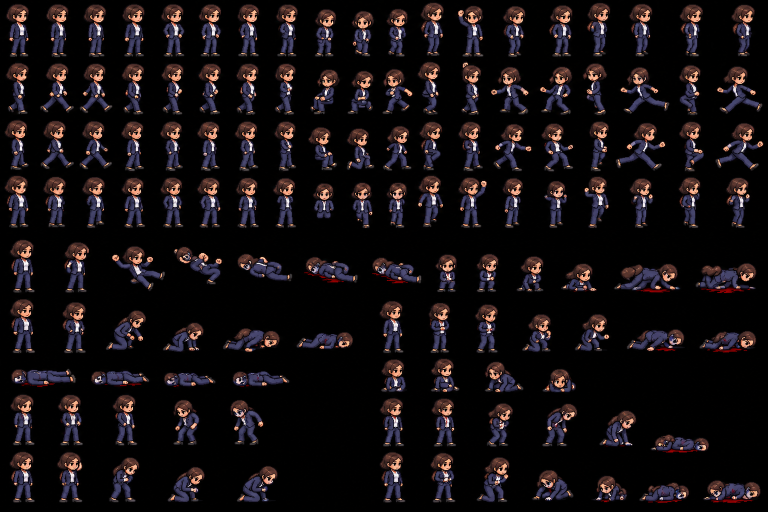
#> input picture tools/drive/src/personagens/anim-executiva.webp, 1536 x 1024 px, given in place of anim-executiva.webp7.webp, which was not available (shown at 1/2 size)
$ python chars.py src/personagens/anim-executiva.webp
#> lines starting #> are read from the running program, lines starting #| are printed output that depends on the picture; after the words box and inside, x2 and y2 are one past the last pixel; in counts of white or black regions, pixels touching at a corner belong together
# Recorta as folhas de personagens (4 painéis de profissões/estilos, cada painel com 4 linhas × 4 quadros de
# caminhada) e monta, para cada personagem, uma folha 4×4 com os quadros alinhados pelos pés:
#   linha 0 = de frente (descendo), 1 = andando para a direita, 2 = de costas (subindo), 3 = para a esquerda.
# Saída: public/assets/rpg/chr/<chave>.png, public/assets/rpg/chr/meta.json e public/js/drive/chrmeta.js.
# Uso: python3 tools/drive/chars.py <pasta com 7.webp 8.webp 9.webp 10.webp>
import numpy as np, json, sys, os, cv2
from PIL import Image
from collections import deque
from scipy import ndimage

SRC = sys.argv[1] if len(sys.argv) > 1 else '/tmp/claude-0/-home-user-code-hub/ecd13ed2-02c5-5b53-9ec4-04b4e1b3ffd5/images/'
ROOT = os.path.join(os.path.dirname(__file__), '..', '..')
OUT = os.path.join(ROOT, 'public/assets/rpg/chr/'); os.makedirs(OUT, exist_ok=True)
# painéis em ordem de leitura: (chave, nome, papel)
SHEETS = {
    '7.webp': [('policial', 'Policial', 'policia'), ('medico', 'Médico', 'saude'), ('enfermeira', 'Enfermeira', 'saude'), ('bombeiro', 'Bombeiro', 'bombeiro'), ('comerciante', 'Comerciante', 'comercio'), ('entregador', 'Entregador', 'entrega'),
               ('construtor', 'Construtor', 'obra'), ('garcom', 'Garçom', 'comercio'), ('estudante-f', 'Estudante', 'estudante'), ('estudante-m', 'Estudante', 'estudante'), ('executiva', 'Executiva', 'executivo'), ('executivo', 'Executivo', 'executivo'),
               ('padre', 'Padre', 'religioso'), ('freira', 'Freira', 'religioso'), ('ciclista', 'Ciclista', 'civil'), ('idosa', 'Idosa', 'idoso'), ('crianca', 'Criança', 'crianca'), ('cadeirante', 'Cadeirante', 'civil')],
    '8.webp': [('executivo-terno', 'Executivo', 'executivo'), ('mulher', 'Mulher', 'civil'), ('idoso', 'Idoso', 'idoso'), ('turista', 'Turista', 'turista'),
               ('estudante-mochila', 'Estudante', 'estudante'), ('trabalhador', 'Trabalhador', 'obra'), ('jovem', 'Jovem', 'civil'), ('empresaria', 'Empresária', 'executivo')],
    '9.webp': [('executivo2', 'Executivo', 'executivo'), ('entregador2', 'Entregador', 'entrega'), ('estudante2', 'Estudante', 'estudante'), ('policial2', 'Policial', 'policia'),
               ('faxineira', 'Faxineira', 'limpeza'), ('medica', 'Médica', 'saude'), ('vendedora', 'Vendedora', 'comercio'), ('motoboy', 'Motoboy', 'entrega')],
    '10.webp': [('aventureiro', 'Aventureiro', 'fantasia'), ('cavaleiro', 'Cavaleiro', 'fantasia'), ('mago', 'Mago', 'fantasia'), ('arqueiro', 'Arqueiro', 'fantasia'),
                ('samurai', 'Samurai', 'fantasia'), ('mercenario', 'Mercenário', 'fantasia'), ('nobre', 'Nobre', 'fantasia'), ('ladino', 'Ladino', 'fantasia')],
}


def load(f):
#> called with f = '7.webp'
    im = Image.open(SRC + f).convert('RGBA'); bg = Image.new('RGBA', im.size, (255, 255, 255, 255)); bg.alpha_composite(im)
#> after `bg = Image.new('RGBA', im.size, (255, 255, 255, 255))`: bg: PIL image 1536x1024 RGBA; every value is 255
    return np.asarray(bg.convert('RGB')).astype(int)


def groups(vals, n):
    # agrupa coordenadas em n grupos pelos maiores vãos
    s = sorted(vals); gaps = sorted(range(1, len(s)), key=lambda i: s[i] - s[i - 1], reverse=True)[:n - 1]
    cuts = sorted(s[i] for i in gaps)
    return lambda v: sum(v >= c for c in cuts)


def cut_out(rgb):
    # fundo claro ligado às bordas do recorte vira transparente
    H, W = rgb.shape[:2]; light = rgb.min(-1) > 214
    a = np.full((H, W), 255, np.uint8); seen = np.zeros((H, W), bool); q = deque()
    for x in range(W): q += [(x, 0), (x, H - 1)]
    for y in range(H): q += [(0, y), (W - 1, y)]
    while q:
        x, y = q.popleft()
        if x < 0 or y < 0 or x >= W or y >= H or seen[y, x] or not light[y, x]: continue
        seen[y, x] = True; a[y, x] = 0; q.extend([(x + 1, y), (x - 1, y), (x, y + 1), (x, y - 1)])
    # só as partes grandes (restos dos pés/cabeças dos quadros vizinhos ficam de fora)
    lab, n = ndimage.label(a > 0)
    if n > 1:
        sizes = ndimage.sum(np.ones_like(lab), lab, range(1, n + 1)); keep = np.isin(lab, [i + 1 for i, v in enumerate(sizes) if v >= sizes.max() * 0.15]); a[~keep] = 0
    return np.dstack([rgb.astype(np.uint8), a])


meta = {}
for f, names in SHEETS.items():
    rgb = load(f); fg = (rgb.min(-1) <= 200).astype(np.uint8)
#> after `fg = (rgb.min(-1) <= 200).astype(np.uint8)`:
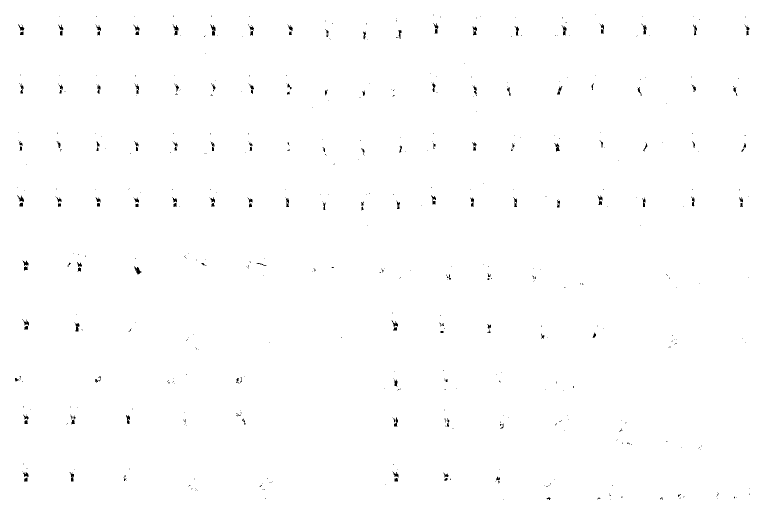
#> fg: shape (1024, 1536) (shown at 1/2 size); values 0 (black) and 1 (white), 99.5% white; 560 black regions (427 under 20 px), largest, box (x1, y1, x2, y2) and area: (420, 49, 431, 71) 121, (345, 49, 357, 71) 117, (268, 533, 283, 549) 109
    n, lb, st, _ = cv2.connectedComponentsWithStats(fg, 8)
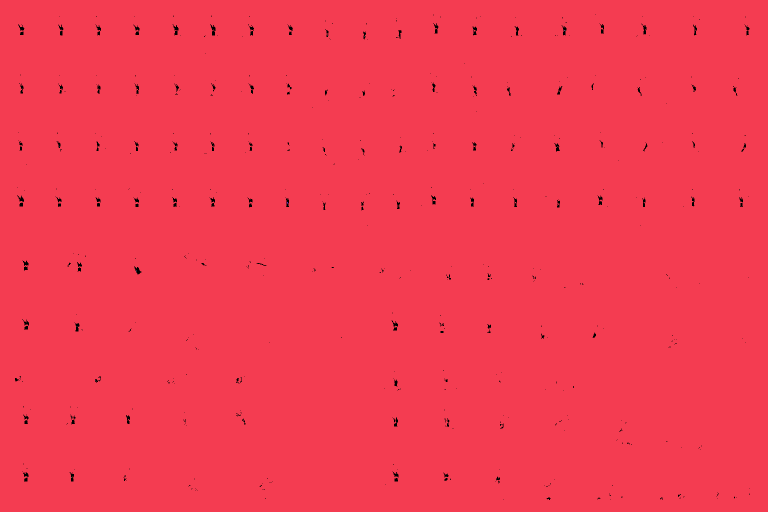
#> lb: shape (1024, 1536) int32 (shown at 1/2 size); 12 distinct labels, from 0 to 11; one colour per label, 0 black
#> n = 12; st = [[30, 28, 1469, 972, 8069], [0, 0, 1536, 1024, 1564777], [1128, 60, 3, 1, 3], [654, 71, 1, 1, 1], [729, 73, 1, 1, 1], [196, 287, 1, 1, 1], [118, 293, 1, 1, 1], [574, 404, 2, 3, 5], [273, 541, 1, 2, 2], [153, 653, 1, 1, 1], [191, 761, 1, 1, 1], [143, 954, 1, 2, 2]]
    panels = sorted([[int(v) for v in st[i][:4]] for i in range(1, n) if st[i, 2] > 180 and st[i, 3] > 200], key=lambda b: (b[1] // 150, b[0]))
#> panels = [[0, 0, 1536, 1024]]
#> (the run stopped early here; a loop or call above may not have finished)

$ run again, on tools/drive/src/personagens/anim-plus-rabo.webp
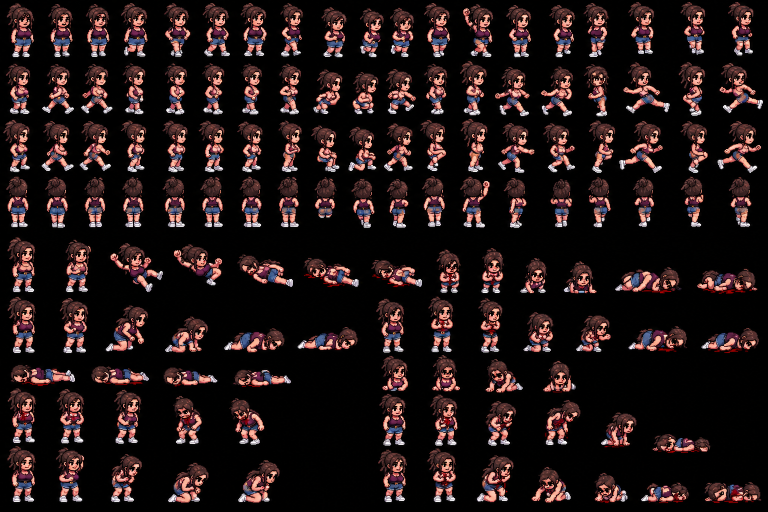
#> input picture tools/drive/src/personagens/anim-plus-rabo.webp, 1536 x 1024 px, given in place of anim-plus-rabo.webp7.webp, which was not available (shown at 1/2 size)
#> bg: PIL image 1536x1024 RGBA; every value is 255
#> `fg = (rgb.min(-1) <= 200).astype(np.uint8)`:
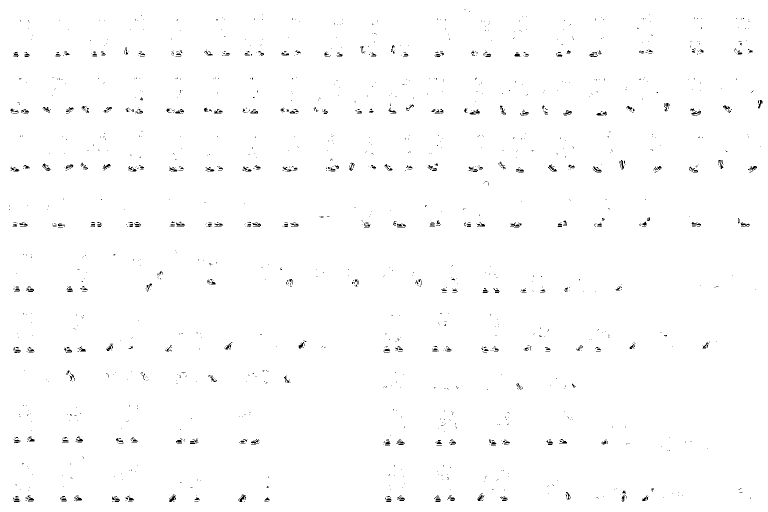
#> fg: shape (1024, 1536) (shown at 1/2 size); values 0 (black) and 1 (white), 99.1% white; black in thin lines or dots
#> `n, lb, st, _ = cv2.connectedComponentsWithStats(fg, 8)`:
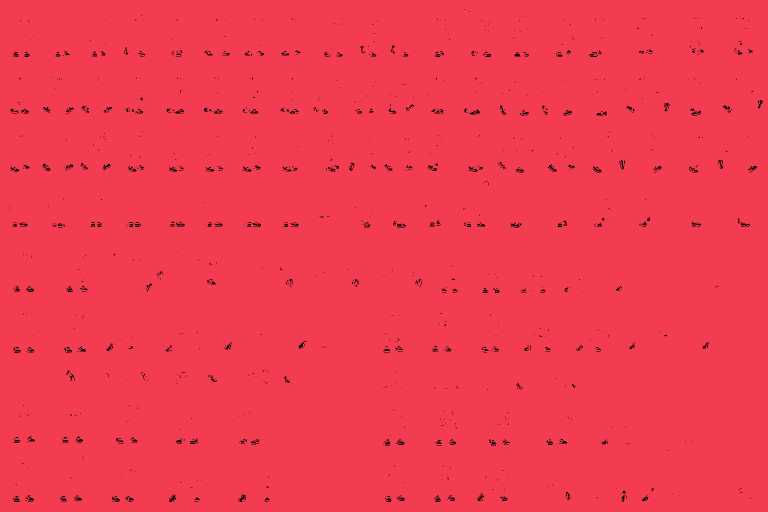
#> lb: shape (1024, 1536) int32 (shown at 1/2 size); 18 distinct labels, from 0 to 17; one colour per label, 0 black
#> n = 18; st = 18 rows, first 6: [18, 19, 1507, 985, 14488], [0, 0, 1536, 1024, 1558357], [1135, 104, 4, 1, 4], [282, 198, 1, 1, 1], [89, 216, 1, 1, 1], [412, 218, 1, 1, 1]
#> panels = [[0, 0, 1536, 1024]]
